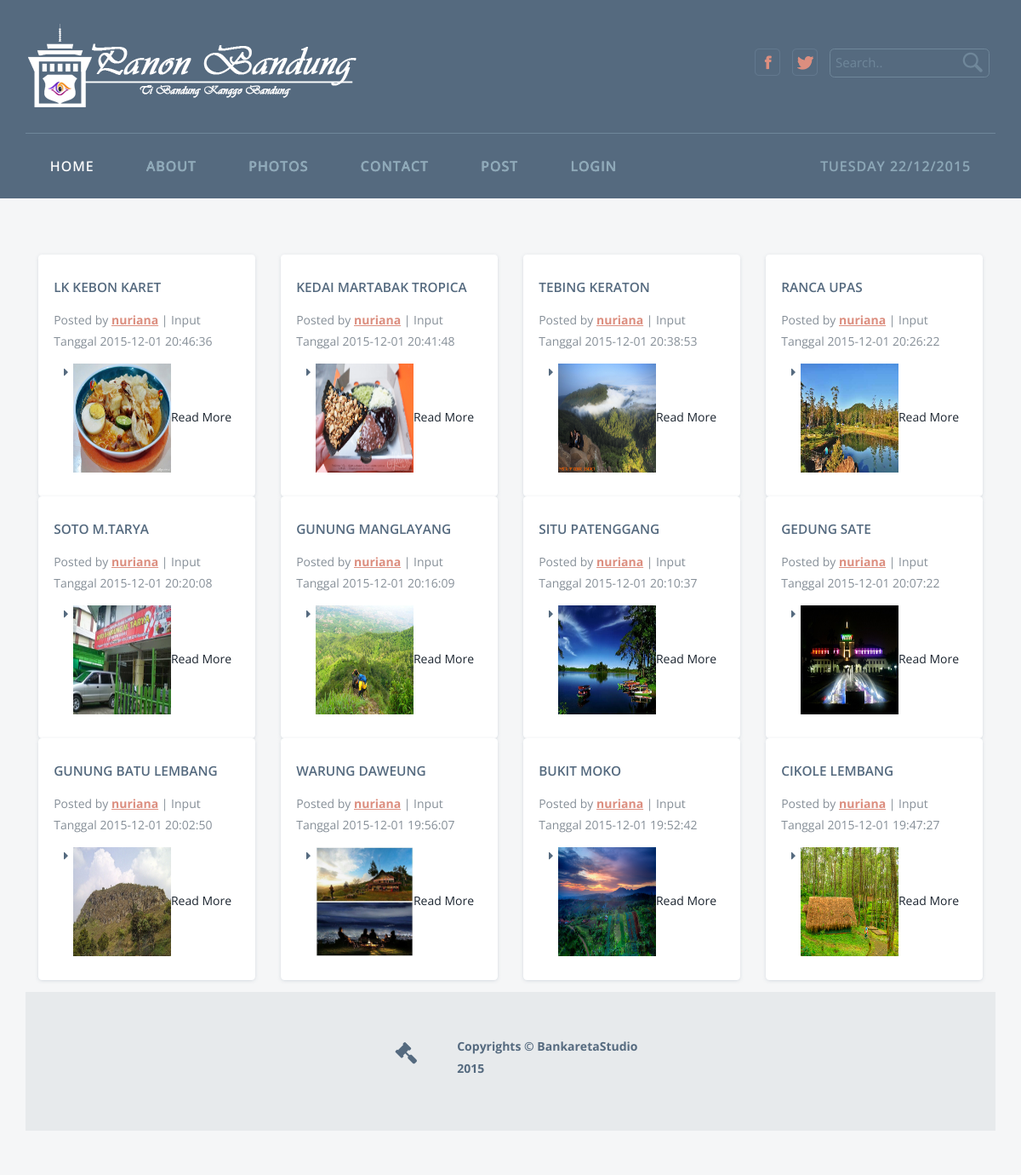
Page /panonbandung/index.php on the committed database.
### tables this page shows
CREATE TABLE IF NOT EXISTS `data_item` (
  `id_item` int(11) NOT NULL AUTO_INCREMENT,
  `id_user` int(11) NOT NULL,
  `id_kategori` int(11) NOT NULL,
  `judul` varchar(35) NOT NULL,
  `deskripsi` text NOT NULL,
  `tgl_input` timestamp NOT NULL DEFAULT CURRENT_TIMESTAMP ON UPDATE CURRENT_TIMESTAMP,
  `id_lokasi` int(11) NOT NULL,
  `status` int(11) NOT NULL DEFAULT '0',
  PRIMARY KEY (`id_item`)
);

CREATE TABLE IF NOT EXISTS `data_user` (
  `id_user` int(11) NOT NULL AUTO_INCREMENT,
  `nama` varchar(80) NOT NULL,
  `email` varchar(150) NOT NULL,
  `pasword` varchar(75) NOT NULL,
  `status` int(11) NOT NULL DEFAULT '0',
  PRIMARY KEY (`id_user`)
);

CREATE TABLE IF NOT EXISTS `data_item_foto` (
  `id_item_foto` int(11) NOT NULL AUTO_INCREMENT,
  `id_item` int(11) NOT NULL,
  `nama_foto` text NOT NULL,
  `path` varchar(45) NOT NULL,
  PRIMARY KEY (`id_item_foto`)
);

### panonbandung/application/controllers/Home.php (called while the page is built, shortened)
<?php
class Home extends CI_Controller {
	function __construct() {
		$this->load->model(array('modelhome'));
	}
	function index()
	{
		$data=array(
			'tampildata'=>$this->modelhome->tampildata(),
			);
		$this->load->view('home',$data);
	}
}

### panonbandung/index.php (called while the page is built, shortened)
<?php
require_once BASEPATH.'core/CodeIgniter.php';

### panonbandung/application/models/Modelhome.php (called while the page is built, shortened)
<?php
class Modelhome extends CI_Model {
function tampildata()
{
$sql = "SELECT * FROM data_item
inner join kategori
on kategori.id_kategori= data_item.id_kategori
inner join lokasi
on lokasi.id_lokasi= data_item.id_lokasi
inner join data_user
on data_user.id_user= data_item.id_user
INNER JOIN data_item_foto
on data_item_foto.id_item= data_item.id_item
WHERE data_item.status = '1'
ORDER BY data_item.tgl_input DESC";
return $this->db->query($sql)->result();
}
}

### panonbandung/application/views/Home.php (the view, shortened to what this page needs)
<!DOCTYPE HTML>
<html>
<head>
<link href="<?= base_url() ?>assets/css/bootstrap.css" rel="stylesheet" type="text/css" media="all">
<link href="<?= base_url() ?>assets/css/style.css" rel="stylesheet" type="text/css" media="all" />
</head>
<body>
<div class="banner">
	<div class="container">
		<div class="header">
			<div class="logo">
				<a href="<?= base_url('home') ?>"><img src="<?= base_url() ?>assets/images/LOGO.png" class="img-responsive" alt="" /></a>
			</div>
			<div class="header-right">
				<ul>
					<li><a href="#"><i class="fb"> </i></a></li>
					<li><a href="#"><i class="twt"> </i></a></li>
				<li>
				<div class="search2">
					<form>
						<input type="text" value="Search.." onfocus="this.value = '';" onblur="if (this.value == '') {this.value = 'Search..';}">
						<input type="submit" value="">
					</form>
				</div></li>
					<div class="clearfix"></div>
				</ul>
			</div>
				<div class="clearfix"> </div>
			</div>
				<div class="head-nav">
						<ul class="cl-effect-15">
						<li class="active"><a href="<?= base_url('home') ?>">HOME</a></li>
							<li><a href="<?= base_url('about') ?>" data-hover="ABOUT">ABOUT</a></li>
							<li><a href="<?= base_url('photos') ?>" data-hover="PHOTOS">PHOTOS</a></li>
							<li><a href="<?= base_url('contact') ?>" data-hover="CONTACT">CONTACT</a></li>
							<li><a href="<?= base_url('input_data') ?>" data-hover="POST">POST</a></li>
							<?php if ($this->session->userdata('email') == TRUE){ ?>
								<li><a href="<?= base_url('input_data/logout') ?>" data-hover="LOGOUT">LOGOUT</a></li>
							<?php }else{ ?>
								<li><a href="<?= base_url('login') ?>" data-hover="LOGIN">LOGIN</a></li>
							<?php } ?>
							<li class="pull-right"><a href="" data-hover=""><?php echo "" . date("l d/m/Y");?></a></li>
						</ul>
				</div>
	</div>
</div>
<div class="content">
	<div class="container">
	 <div class="load_more">
			     <ul id="myList">
			        <li>
						<div class="l_g">
							<?php foreach($tampildata as $tampil){ ?>
							<div class="col-md-3 praesent">
								<div class="l_g_r">
									<div class="dapibus">
										<h2><?= $tampil->judul ?></h2>
										<p class="adm">Posted by <a href="#"><?= $tampil->nama ?></a>  | Input Tanggal <?= $tampil->tgl_input ?></p>
										<a href="<?= base_url('home/detail/'.$tampil->id_item) ?>"><img src="<?= base_url() ?><?= $tampil->path.$tampil->nama_foto ?>" alt="" style="width:128px;height:128px;></a>
										<p><?= substr($tampil->deskripsi,0,20) ?>... </p>
										<a href="<?= base_url('home/detail/'.$tampil->id_item) ?>" class="link">Read More</a>
									</div>
								</div>
							</div>
							<?php } ?>
							<div class="clearfix"></div>
						</div>
					</li>
<div class="footer">
		<div class="container">
			<div class="col-md-6 col-md-offset-4 contact-left">
				<div class="top1">
					<i class="ham"></i>
				</div>
				<div class="top2">
					<h6>Copyrights © BankaretaStudio</h6>
					<h6>2015</h6>
				</div>
	</div>
</body>
</html>

### panonbandung/assets/css/style.css (style rules this page uses)
h4, h5, h6, h1, h2, h3 { margin-top: 0; }
ul, ol { margin: 0; }
p { margin: 0; }
html,body { font-family: 'Open Sans', sans-serif; background:#fff; }
body a { transition:0.5s all; -webkit-transition:0.5s all; -moz-transition:0.5s all; -o-transition:0.5s all; -ms-transition:0.5s all; }
.header { padding: 2em 0; border-bottom: 1px solid #6f879a; }
.logo a { display:block; }
.logo { float: left; }
.head-nav ul li { display: inline-block; }
.head-nav ul li a { position: relative; display: inline-block; outline: none; color: #8ca9b9; text-decoration: none; text-transform: uppercase; letter-spacing: 1px; font-weight: 500; text-shadow: 0 0 1px rgba(255,255,255,0.3); font-size: 1em; margin: 0.8em 1.3em; }
.head-nav ul { padding:0; margin: 0; }
*, *:after, *::before { -webkit-box-sizing: border-box; -moz-box-sizing: border-box; box-sizing: border-box; }
.head-nav ul li { display: inline-block; margin: 0 .5em; outline: none; text-decoration: none; text-transform: uppercase; letter-spacing: 1px; font-weight: 400; font-size: 16px; }
.head-nav ul li a:hover,.head-nav ul li.active a { color:#fff; }
.cl-effect-15 a::before { color: #8ca9b9; content: attr(data-hover); position: absolute; -webkit-transition: -webkit-transform 0.3s, opacity 0.3s; -moz-transition: -moz-transform 0.3s, opacity 0.3s; transition: transform 0.3s, opacity 0.3s; }
.head-nav { padding: 1em 0; }
.header-right ul li { display: inline-block; float: left; }
.header-right { float: right; margin: 2.1em 0; }
.header-right ul { padding: 0; }
.header-right li { margin: 0 0.5em; }
i.fb { width: 30px; height: 32px; background: url(../images/img-sprite.png)no-repeat -153px -6px; float: left; vertical-align: middle; transition: 0.5s all; -webkit-transition: 0.5s all; -o-transition: 0.5s all; -moz-transition: 0.5s all; }
i.twt { width: 30px; height: 32px; background: url(../images/img-sprite.png)no-repeat -8px -40px; float: left; vertical-align: middle; transition: 0.5s all; -webkit-transition: 0.5s all; -o-transition: 0.5s all; -moz-transition: 0.5s all; }
.search2 { position: relative; padding: 4px; width: 100%; margin: 0; border: 1px solid #6f879a; border-radius: 0.4em; }
.search2 input[type="text"] { outline: none; color: #6f879a; background: none; font-size: 15px; border: none; width: 79.33%; }
.search2 input[type="submit"] { background: url('../images/sprit-1.png') no-repeat 0px -2px; padding: 6px 18px; border: none; cursor: pointer; position: absolute; outline: none; top: 0px; right: 0px; }
.banner { background:#556a7f; }
.content { background:#f5f6f7; padding:3em 0; }
.dapibus { background: #fff; padding: 2em 1.3em; box-shadow: 0px 1px 5px -1px rgba(104, 123, 144, 0.31); border-radius: 0.3em; }
.content h2 { text-align: center; font-size: 1.1em; font-weight: 600; color: #556a7f; text-transform: uppercase; text-align: left; line-height: 1.4em; margin:0; }
p.adm { color: #868f98; font-size: 1em; font-weight: 400; line-height: 1.8em; text-align: left; padding: 1em 0; }
p.adm a { color: #dc8e7f; font-weight: 700; text-decoration: underline; }
.content p { color: #868f98; font-size: 1em; font-weight: 400; line-height: 1.8em; text-align: left; padding: 1em 0; }
.link { background: url(../images/arrow.png) no-repeat -1px 5px; display: inline-block; padding: 0 0 0 13px; line-height: 20px; font-size: 1em; font-style: normal; color: #dc8e7f; font-weight: 700; }
.footer { background: #e7eaec; padding: 4em 0; text-align: center; }
.top1 { float: left; width: 14%; margin-right: 3%; }
.top2 { float: right; width: 82%; }
i.ham { width: 32px; height: 32px; background: url(../images/img-sprite.png)no-repeat -4px -2px; display: inline-block; vertical-align: middle; }
.footer h6 { color: #556a7f; font-size: 1em; font-weight: 700; text-align: left; }
.container:after { content: "\0020"; display: block; height: 0; clear: both; visibility: hidden; }
.clearfix:before, .clearfix:after, .row:before, .row:after { content: '\0020'; display: block; overflow: hidden; visibility: hidden; width: 0; height: 0; }
.row:after, .clearfix:after { clear: both; }
#myList li { display:none; list-style-type:none; }
.l_g:after { clear: both; }
.load_more { text-align:center; padding: 10px 0; }
.l_g { margin: 1em 0px; }
ul#myList { padding: 0; }

### rows in the picture
data_item: judul "LK KEBON KARET", id_user.nama "nuriana", tgl_input "2015-12-01 20:46:36", data_item_foto.path+nama_foto (picture)
data_item: judul "KEDAI MARTABAK TROPICA", id_user.nama "nuriana", tgl_input "2015-12-01 20:41:48", data_item_foto.path+nama_foto (picture)
data_item: judul "TEBING KERATON", id_user.nama "nuriana", tgl_input "2015-12-01 20:38:53", data_item_foto.path+nama_foto (picture)
data_item: judul "RANCA UPAS", id_user.nama "nuriana", tgl_input "2015-12-01 20:26:22", data_item_foto.path+nama_foto (picture)
data_item: judul "SOTO M.TARYA", id_user.nama "nuriana", tgl_input "2015-12-01 20:20:08", data_item_foto.path+nama_foto (picture)
data_item: judul "GUNUNG MANGLAYANG", id_user.nama "nuriana", tgl_input "2015-12-01 20:16:09", data_item_foto.path+nama_foto (picture)
data_item: judul "SITU PATENGGANG", id_user.nama "nuriana", tgl_input "2015-12-01 20:10:37", data_item_foto.path+nama_foto (picture)
data_item: judul "GEDUNG SATE", id_user.nama "nuriana", tgl_input "2015-12-01 20:07:22", data_item_foto.path+nama_foto (picture)
data_item: judul "GUNUNG BATU LEMBANG", id_user.nama "nuriana", tgl_input "2015-12-01 20:02:50", data_item_foto.path+nama_foto (picture)
data_item: judul "WARUNG DAWEUNG", id_user.nama "nuriana", tgl_input "2015-12-01 19:56:07", data_item_foto.path+nama_foto (picture)
data_item: judul "BUKIT MOKO", id_user.nama "nuriana", tgl_input "2015-12-01 19:52:42", data_item_foto.path+nama_foto (picture)
data_item: judul "CIKOLE LEMBANG", id_user.nama "nuriana", tgl_input "2015-12-01 19:47:27", data_item_foto.path+nama_foto (picture)
